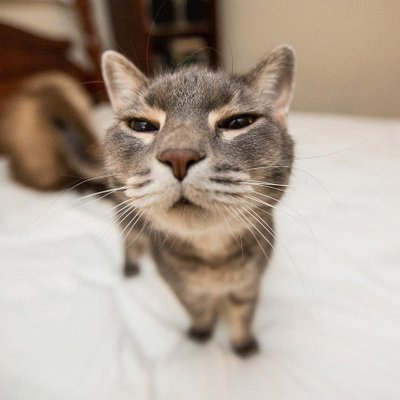
//> input picture img/cat000.jpg, 400 x 400 px
$ ./binarization img/cat000.jpg 100   (built with g++ and OpenCV 4)
//> lines starting //> are read from the running program, lines starting //| are printed output that depends on the picture; after the words box and inside, x2 and y2 are one past the last pixel; in counts of white or black regions, pixels touching at a corner belong together
/*  For description look into the help() function. */

#include "opencv2/core/core.hpp"
#include "opencv2/highgui/highgui.hpp"
#include "opencv2/imgproc.hpp"

#include <iostream>
#include <arm_neon.h>
#include <chrono>

using namespace std;
using namespace cv;

void binarize(const uint8_t* rgb, uint8_t* binarized, const uint8_t threshold, int num_pixels)
{
	auto t1_cv = chrono::high_resolution_clock::now();
	for(int i=0; i<num_pixels; ++i, rgb+=3) {

		int v = (77*rgb[0] + 150*rgb[1] + 29*rgb[2]);
		binarized[i] = ((v>>8) > threshold) * 255;
	}
	auto t2_cv = chrono::high_resolution_clock::now();
	auto duration = chrono::duration_cast<chrono::microseconds>(t2_cv-t1_cv).count();
	cout << "inside function binarize" << endl;
	cout << duration << " us" << endl;
}

void binarize_cv(const Mat rgb, Mat binarized, const uint8_t threshold, int num_pixels)
{
	auto t1 = chrono::high_resolution_clock::now();

	Mat gray(rgb.rows, rgb.cols, CV_8UC1, Scalar(0));

	cv::cvtColor(rgb, gray, cv::COLOR_RGB2GRAY);
	cv::threshold(gray, binarized, threshold, 255, cv::THRESH_BINARY);

	auto t2 = chrono::high_resolution_clock::now();
	auto duration = chrono::duration_cast<chrono::microseconds>(t2-t1).count();
	cout << "inside function binarize cv" << endl;
	cout << duration << " us" << endl;
}

void binarize_neon(const uint8_t* rgb, uint8_t* binarized, const uint8_t threshold, int num_pixels)
{
	// We'll use 64-bit NEON registers to process 8 pixels in parallel.
	num_pixels /= 8;

	// Duplicate the weight 8 times.
	uint8x8_t w_r = vdup_n_u8(77);
	uint8x8_t w_g = vdup_n_u8(150);
	uint8x8_t w_b = vdup_n_u8(29);

	// For intermediate results. 16-bit/pixel to avoid overflow.
	uint16x8_t temp;

	// For the converted grayscale values.
	uint8x8_t gray;

	// For threshold value.
	uint8x8_t threshold_vector;

	// Loading threshold value into register.
	threshold_vector = vld1_dup_u8(&threshold);

	// For binarized values.
	uint8x8_t result;

	auto t1_neon = chrono::high_resolution_clock::now();
	for(int i=0; i<num_pixels; ++i, rgb+=8*3, binarized+=8)
	{
		// Load 8 pixels into 3 64-bit registers, split by channel.
		uint8x8x3_t src = vld3_u8(rgb);

		// Multiply all eight red pixels by the corresponding weights.
		temp = vmull_u8(src.val[0], w_r);

		// Combined multiply and addition.
		temp = vmlal_u8(temp, src.val[1], w_g);
		temp = vmlal_u8(temp, src.val[2], w_b);

		// Shift right by 8, "narrow" to 8-bits (recall temp is 16-bit).
		gray = vshrn_n_u16(temp, 8);

		// Compare pixels with threshold value.
		result = vclt_u8(threshold_vector, gray);

		// Store converted pixels in the output grayscale image.
		vst1_u8(binarized, result);
	}

	auto t2_neon = chrono::high_resolution_clock::now();
	auto duration_neon = chrono::duration_cast<chrono::microseconds>(t2_neon-t1_neon).count();
	cout << "inside function binarized_neon" << endl;
	cout << duration_neon << " us" << endl;
}

int main(int argc,char** argv)
{
	uint8_t * rgb_arr;
	uint8_t * binarized;
	uint8_t * binarized_cv;
	uint8_t * binarized_neon;

	if (argc != 3) {
		cout << "Usage: opencv_neon image_name" << endl;
		return -1;
	}

	Mat rgb_image;
	rgb_image = imread(argv[1], IMREAD_COLOR);
//> rgb_image is the input picture: 400 rows x 400 cols, CV_8UC3; mean B, G, R 148.6, 161.9, 175.8
	if (!rgb_image.data) {
		cout << "Could not open the image" << endl;
		return -1;
	}
	if (rgb_image.isContinuous()) {
		rgb_arr = rgb_image.data;
	}
	else {
		cout << "data is not continuous" << endl;
		return -2;
	}

	uint8_t threshold = stoi(argv[2]);
//> threshold = 100

	int width = rgb_image.cols;
//> width = 400
	int height = rgb_image.rows;
//> height = 400
	int num_pixels = width*height;
//> num_pixels = 160000

	// Binarization
	Mat binarized_image(height, width, CV_8UC1, Scalar(0));
	binarized = binarized_image.data;

	auto t1 = chrono::high_resolution_clock::now();
	binarize(rgb_arr, binarized, threshold, num_pixels);
//> the loop in binarize, `for(int i=0; i<num_pixels; ++i, rgb+=3)` made 160000 passes
//> v on passes 1 to 3: 22074, 22074, 22359
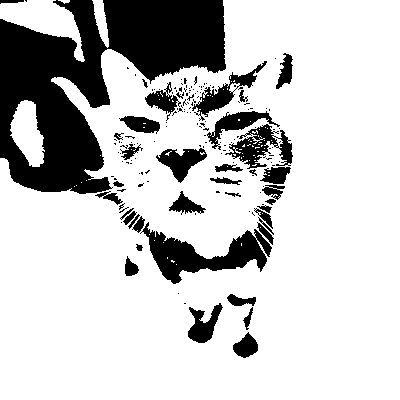
//> binarized_image: 400 rows x 400 cols, CV_8UC1; 78.1% white; 169 black regions (130 under 20 px), largest, box (x1, y1, x2, y2) and area: (0, 0, 226, 194) 22170, (140, 222, 272, 284) 3192, (225, 124, 293, 169) 1286
	auto t2 = chrono::high_resolution_clock::now();
	auto duration = chrono::duration_cast<chrono::microseconds>(t2-t1).count();
	cout << "binarize" << endl;
	cout << duration << " us" << endl;

	imwrite("binarized.png", binarized_image);

	// OpenCV binarization
	Mat binarized_image_cv(height, width, CV_8UC1, Scalar(0));

	auto t1_cv = chrono::high_resolution_clock::now();
	binarize_cv(rgb_image, binarized_image_cv, threshold, num_pixels);
//> in binarize_cv, `cv::cvtColor(rgb, gray, cv::COLOR_RGB2GRAY);`:
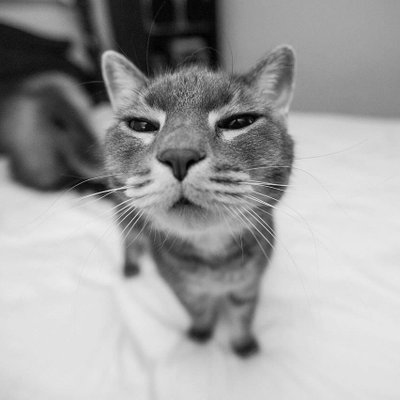
//> gray: 400 rows x 400 cols, CV_8UC1; min 1, max 238, mean 159.5
//> in binarize_cv, `cv::threshold(gray, binarized, threshold, 255, cv::THRESH_BINARY);`:
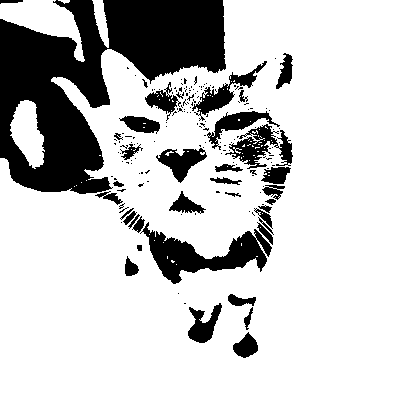
//> binarized: 400 rows x 400 cols, CV_8UC1; 78.3% white; 173 black regions (135 under 20 px), largest, box (x1, y1, x2, y2) and area: (0, 0, 226, 194) 22103, (140, 222, 272, 284) 3161, (225, 124, 293, 169) 1259
	auto t2_cv = chrono::high_resolution_clock::now();
	auto duration_cv = chrono::duration_cast<chrono::microseconds>(t2_cv-t1_cv).count();
	cout << "binarize_cv" << endl;
	cout << duration_cv << " us" << endl;

	imwrite("binarized_cv.png", binarized_image_cv);

	// NEON binarization
	Mat binarized_image_neon(height, width, CV_8UC1, Scalar(0));
	binarized_neon = binarized_image_neon.data;

	auto t1_neon = chrono::high_resolution_clock::now();
	binarize_neon(rgb_arr, binarized_neon, threshold, num_pixels);
//> (the run ends here: the program needs code that is not available in this run, at `uint8x8_t w_r = vdup_n_u8(77);`)

$ run again, on img/dog001.jpg
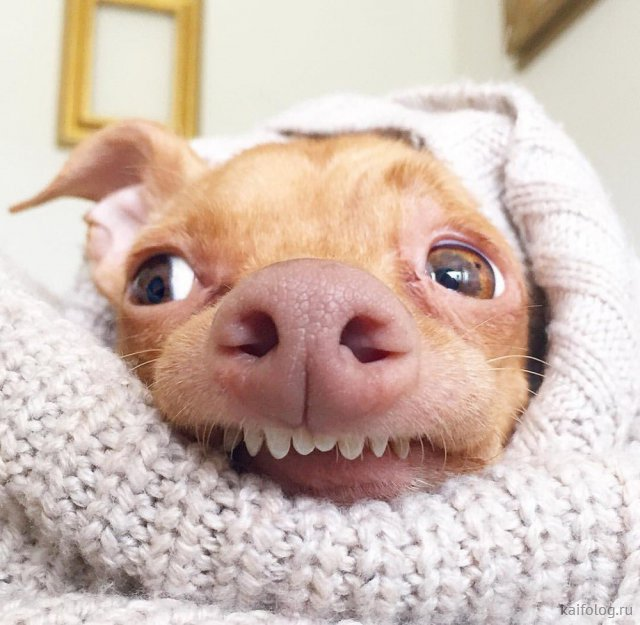
//> input picture img/dog001.jpg, 640 x 625 px
//> rgb_image is the input picture: 625 rows x 640 cols, CV_8UC3; mean B, G, R 179.1, 189.2, 209.1
//> threshold = 100
//> the loop in binarize, `for(int i=0; i<num_pixels; ++i, rgb+=3)` made 400000 passes
//> v on passes 1 to 3: 61336, 61336, 61336
//> `binarize(rgb_arr, binarized, threshold, num_pixels);`:
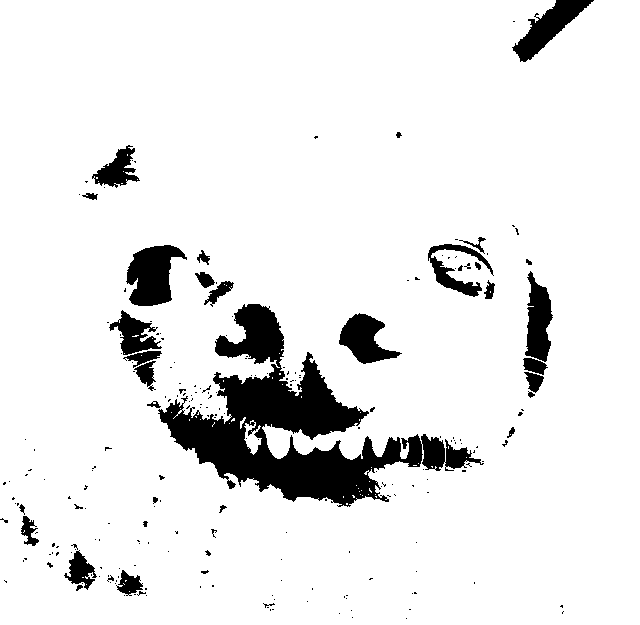
//> binarized_image: 625 rows x 640 cols, CV_8UC1; 91.1% white; 228 black regions (192 under 20 px), largest, box (x1, y1, x2, y2) and area: (158, 304, 484, 507) 20671, (126, 245, 187, 306) 2349, (512, 0, 594, 62) 1867
//> in binarize_cv, `cv::threshold(gray, binarized, threshold, 255, cv::THRESH_BINARY);`:
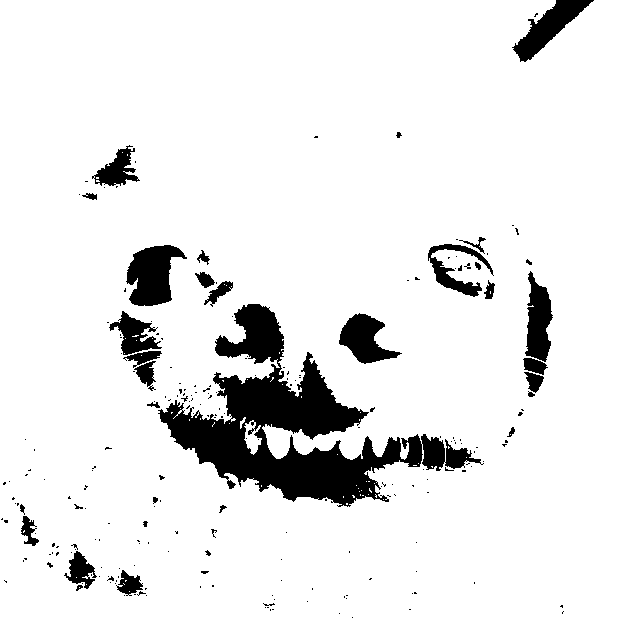
//> binarized: 625 rows x 640 cols, CV_8UC1; 91.2% white; 224 black regions (189 under 20 px), largest, box (x1, y1, x2, y2) and area: (158, 304, 484, 507) 20414, (126, 245, 187, 306) 2344, (512, 0, 594, 62) 1829
